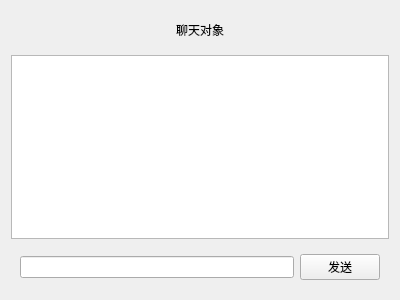
<?xml version="1.0" encoding="UTF-8"?>
<ui version="4.0">
 <class>privateChatWid</class>
 <widget class="QWidget" name="privateChatWid">
  <property name="geometry">
   <rect>
    <x>0</x>
    <y>0</y>
    <width>400</width>
    <height>300</height>
   </rect>
  </property>
  <property name="windowTitle">
   <string>Form</string>
  </property>
  <layout class="QVBoxLayout" name="verticalLayout">
   <item>
    <widget class="QWidget" name="widget_2" native="true">
     <layout class="QHBoxLayout" name="horizontalLayout_2">
      <item>
       <spacer name="horizontalSpacer">
        <property name="orientation">
         <enum>Qt::Horizontal</enum>
        </property>
        <property name="sizeHint" stdset="0">
         <size>
          <width>143</width>
          <height>20</height>
         </size>
        </property>
       </spacer>
      </item>
      <item>
       <widget class="QLabel" name="label">
        <property name="text">
         <string>聊天对象</string>
        </property>
       </widget>
      </item>
      <item>
       <spacer name="horizontalSpacer_2">
        <property name="orientation">
         <enum>Qt::Horizontal</enum>
        </property>
        <property name="sizeHint" stdset="0">
         <size>
          <width>143</width>
          <height>20</height>
         </size>
        </property>
       </spacer>
      </item>
     </layout>
    </widget>
   </item>
   <item>
    <widget class="QTextEdit" name="textEdit_show"/>
   </item>
   <item>
    <widget class="QWidget" name="widget" native="true">
     <layout class="QHBoxLayout" name="horizontalLayout">
      <item>
       <widget class="QLineEdit" name="lineEdit_input"/>
      </item>
      <item>
       <widget class="QPushButton" name="pushButton_send">
        <property name="text">
         <string>发送</string>
        </property>
       </widget>
      </item>
     </layout>
    </widget>
   </item>
  </layout>
 </widget>
 <resources/>
 <connections/>
</ui>
